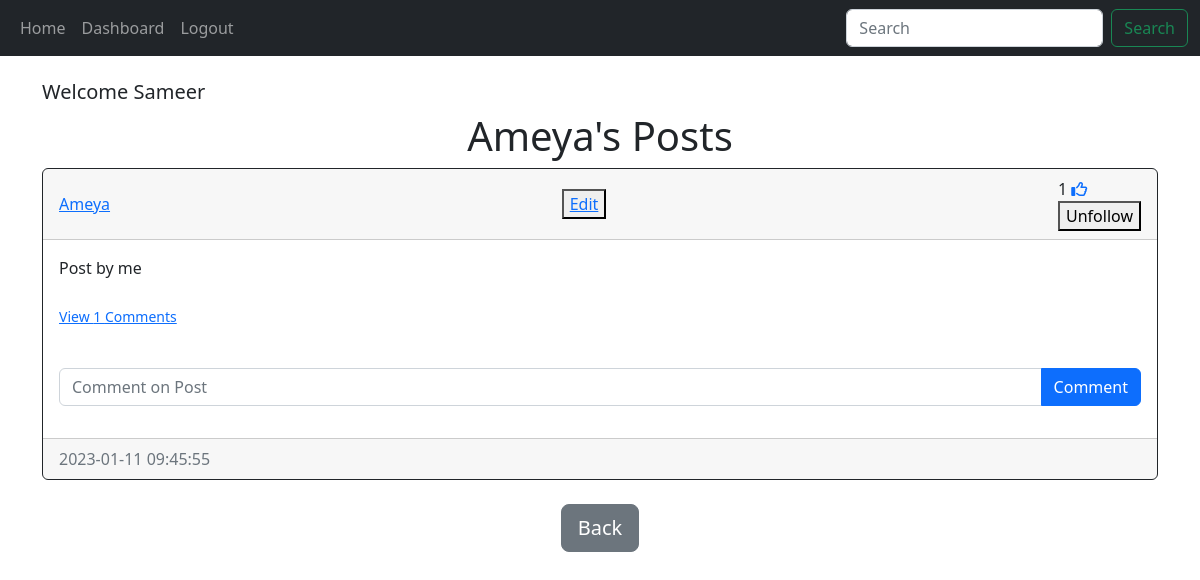
Screenshot of /posts/Ameya (signed in) with the database file from the repository.
### website/models.py (models this page shows, shortened)
class User(db.Model,UserMixin):
    id = db.Column(db.Integer, primary_key=True)
    email=db.Column(db.String(150), unique=True)
    username=db.Column(db.String(150), unique=True)
    password=db.Column(db.String(150))
    date_created=db.Column(db.DateTime(timezone=True), default=func.now())
    posts=db.relationship('Post',backref='user',passive_deletes=True)
    comments=db.relationship('Comment',backref='user',passive_deletes=True)
    followed=db.relationship('Followers',foreign_keys=[Followers.follower_id],backref=db.backref('follower', lazy='joined'),lazy='dynamic', cascade='all, delete-orphan')
    follower=db.relationship('Followers', foreign_keys=[Followers.followed_id],backref=db.backref('followed', lazy='joined'),lazy='dynamic', cascade='all, delete-orphan')
    post_liked=db.relationship("Like",backref='user',passive_deletes=True)
    def is_following(self, user_id):
        print(user_id)
        following=self.followed.filter(Followers.followed_id == user_id).first()
        if not following:
            return False
        else:
            return True

class Post(db.Model):
    id=db.Column(db.Integer,primary_key=True)
    text=db.Column(db.Text,nullable=False)
    date_created=db.Column(db.DateTime(timezone=True), default=func.now())
    author=db.Column(db.Integer,db.ForeignKey("user.id", ondelete='CASCADE'),nullable=False)
    comments=db.relationship('Comment',backref='post',passive_deletes=True)
    likes=db.relationship('Like',backref='post',passive_deletes=True)

### website/views.py (the view)
@views.route("/posts/<username>")
@login_required
def posts(username):
    user=User.query.filter_by(username=username).first()
    if not user:
        flash("User does not exists.", category="error")
        return redirect(url_for("views.home"))
    posts=user.posts
    return render_template("posts.html", user=current_user, posts=posts,username=username)

### website/templates/posts.html (shortened to what this page needs)
{% extends "posts_div.html" %}
{% block header %}
<h1 align="center">{{username}}'s Posts</h1>
{% endblock %}
{% block footer %}
<div align="center">
    <a href="/home"><button type="button" class="btn btn-secondary btn-lg">Back</button></a>
</div>
{% endblock %}

### website/templates/posts_div.html (shortened to what this page needs)
{% extends "base.html" %}
{% block content %}
<br>
<h5 align="left">Welcome {{user.username}}</h5>
<h1 align="center">{% block header%} Posts{% endblock %}</h1>
<div id="posts">
    {% for post in posts %}
    <div class="card border-dark">
        <div class="card-header d-flex justify-content-between align-items-center">
            <a href="/posts/{{ post.user.username }}">{{ post.user.username }}</a>
            <button><a href="/edit/{{ post.id }}">Edit</a></button>
            <div>
                {{ post.likes|length }}
                {% if user.id in post.likes|map(attribute="author")|list %}
                <a href="/like-post/{{post.id}}"><i class="fas fa-thumbs-up"></i></a>
                {% else %}
                <a href="/like-post/{{post.id}}"><i class="far fa-thumbs-up"></i></a>
                {% endif %}
                {% if user.id != post.author %}
                {% if current_user.is_following(post.author) %}
                    <form action="/follow/{{ post.author }}" method="POST">
                        <button type="submit">Unfollow</button>
                    </form>
                {% else %}
                    <form action="/follow/{{ post.author }}" method="POST">
                        <button  type="submit">Follow</button>
                    </form>
                {% endif %}
                {% endif %}
            </div>
            </div>
        <div class="card-body">
            <div class="card-text"> {{ post.text }}</div>
            <br>
            <p class="card-text">
                {% if post.comments|length > 0 %}
                <a data-bs-toggle="collapse" href="#comments-{{post.id}}" role="button">
                    <small>View {{post.comments|length}} Comments</small>
                </a>
                {% else %}
                <small class="text-muted">No comments</small>
                {% endif %}
            </p>
            <br>
            <form class="input-group mb-3" method="POST" action="/create-comment/{{post.id}}">
                <input type="text" name="text" id="text" class="form-control" placeholder="Comment on Post">
                <button type="submit" class="btn btn-primary">Comment</button>
            </form>
        </div>
        <div class="card-footer text-muted">{{post.date_created}}</div>
    </div>
    <br>
    {% endfor %}
</div>
{% block footer%}{% endblock %}
{% endblock %}

### rows the page displays
User: username "Sameer"
User: username "Ameya"
Post: user.username "Ameya", likes|length "1", text "Post by me", comments|length "1", date_created "2023-01-11 09:45:55"
